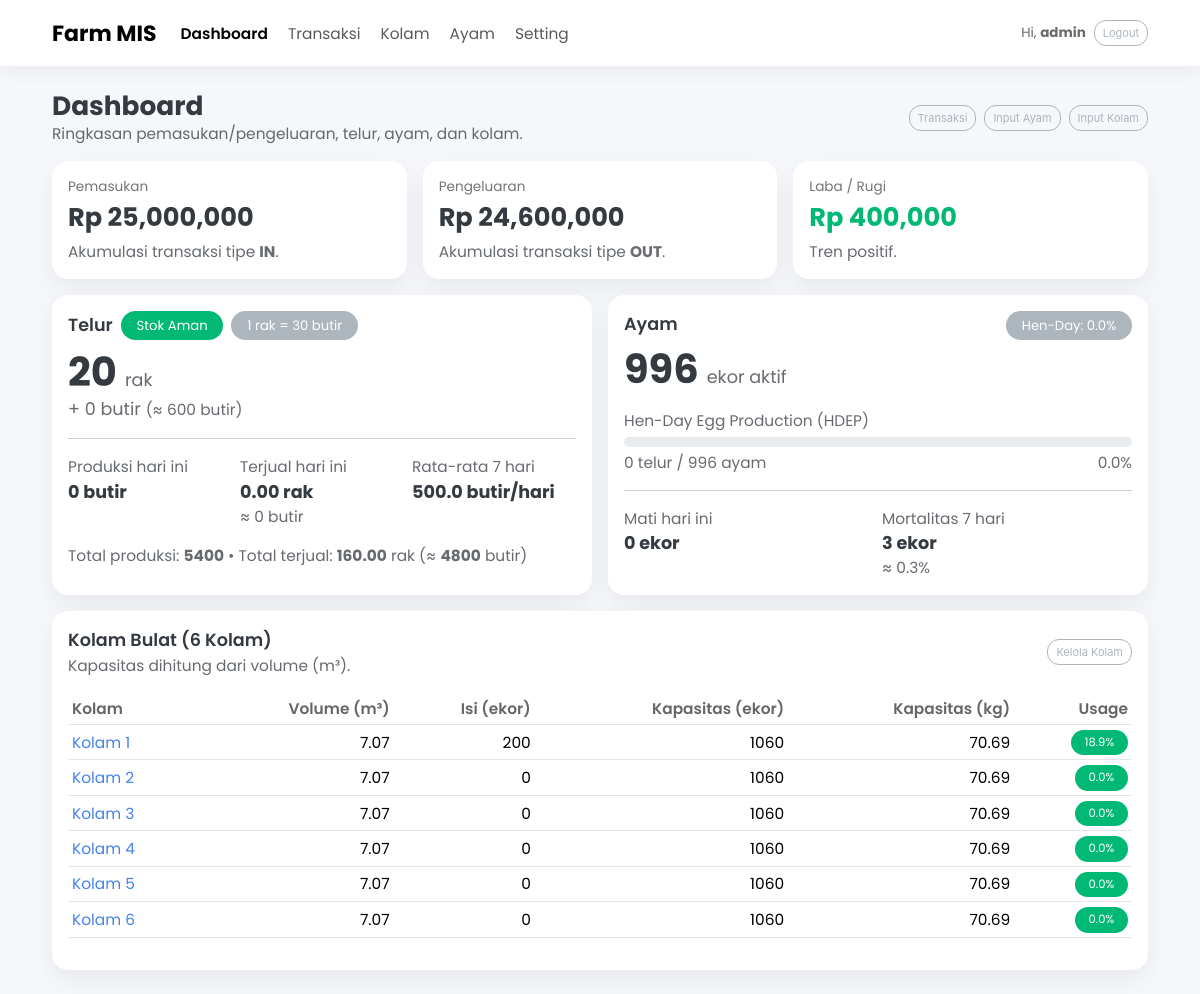
The page /dashboard (signed in) on the database its author committed.
### app.py (models this page shows, shortened)
class User(UserMixin, db.Model):
    id = db.Column(db.Integer, primary_key=True)
    username = db.Column(db.String(80), unique=True, nullable=False)
    password_hash = db.Column(db.String(255), nullable=False)
    role = db.Column(db.String(20), default="admin")

class Pond(db.Model):
    id = db.Column(db.Integer, primary_key=True)
    name = db.Column(db.String(80), nullable=False)
    shape = db.Column(db.String(20), default="circular")  # circular
    diameter_m = db.Column(db.Float, default=3.0)
    water_depth_m = db.Column(db.Float, default=1.0)
    stocking_rate_fish_per_m3 = db.Column(db.Float, default=150.0)   # ekor / m³
    biomass_capacity_kg_per_m3 = db.Column(db.Float, default=10.0)   # kg / m³
    def volume_m3(self) -> float:
        r = (self.diameter_m or 0) / 2.0
        h = (self.water_depth_m or 0)
        return math.pi * (r ** 2) * h
    def capacity_fish_count(self) -> int:
        return int(round(self.volume_m3() * (self.stocking_rate_fish_per_m3 or 0)))
    def capacity_biomass_kg(self) -> float:
        return float(self.volume_m3() * (self.biomass_capacity_kg_per_m3 or 0))

### app.py (the view)
@app.get("/dashboard")
@login_required
def dashboard():
    today = date.today()
    start_7d = today - timedelta(days=6)
    total_in = db.session.query(db.func.coalesce(db.func.sum(Transaction.total), 0.0))\
        .filter(Transaction.tipe == "IN").scalar()
    total_out = db.session.query(db.func.coalesce(db.func.sum(Transaction.total), 0.0))\
        .filter(Transaction.tipe == "OUT").scalar()
    profit = (total_in or 0) - (total_out or 0)
    eggs_per_rack = parse_int(get_setting("EGGS_PER_RACK", "30"), 30)
    telur = Product.query.filter_by(name="Telur").first()
    eggs_produced = db.session.query(db.func.coalesce(db.func.sum(ChickenDailyLog.eggs_count), 0)).scalar()
    racks_sold = 0.0
    if telur:
        racks_sold = db.session.query(db.func.coalesce(db.func.sum(Transaction.qty), 0.0))\
            .filter(Transaction.tipe == "IN", Transaction.product_id == telur.id).scalar()
    eggs_sold = int(round((racks_sold or 0) * eggs_per_rack))
    eggs_stock_raw = int((eggs_produced or 0) - eggs_sold)
    stock_warning = eggs_stock_raw < 0
    eggs_stock = max(0, eggs_stock_raw)
    stock_racks = eggs_stock // eggs_per_rack if eggs_per_rack > 0 else 0
    stock_eggs_rem = eggs_stock % eggs_per_rack if eggs_per_rack > 0 else eggs_stock
    flock = Flock.query.order_by(Flock.id.asc()).first()
    chicken_current_raw = 0
    if flock:
        dead_all = db.session.query(db.func.coalesce(db.func.sum(ChickenDailyLog.dead_count), 0))\
            .filter(ChickenDailyLog.flock_id == flock.id).scalar()
        chicken_current_raw = int((flock.initial_count or 0) - (dead_all or 0))
    chicken_warning = chicken_current_raw < 0
    chicken_current = max(0, chicken_current_raw)
    eggs_today = 0
    dead_today = 0
    eggs_7d = 0
    dead_7d = 0
    if flock:
        eggs_today = db.session.query(db.func.coalesce(db.func.sum(ChickenDailyLog.eggs_count), 0))\
            .filter(ChickenDailyLog.flock_id == flock.id, ChickenDailyLog.tgl == today).scalar()
        dead_today = db.session.query(db.func.coalesce(db.func.sum(ChickenDailyLog.dead_count), 0))\
            .filter(ChickenDailyLog.flock_id == flock.id, ChickenDailyLog.tgl == today).scalar()
        eggs_7d = db.session.query(db.func.coalesce(db.func.sum(ChickenDailyLog.eggs_count), 0))\
            .filter(ChickenDailyLog.flock_id == flock.id, ChickenDailyLog.tgl >= start_7d, ChickenDailyLog.tgl <= today).scalar()
        dead_7d = db.session.query(db.func.coalesce(db.func.sum(ChickenDailyLog.dead_count), 0))\
            .filter(ChickenDailyLog.flock_id == flock.id, ChickenDailyLog.tgl >= start_7d, ChickenDailyLog.tgl <= today).scalar()
    eggs_today = int(eggs_today or 0)
    dead_today = int(dead_today or 0)
    eggs_7d = int(eggs_7d or 0)
    dead_7d = int(dead_7d or 0)
    avg_eggs_7d = round(eggs_7d / 7.0, 1)
    hen_day_pct = 0.0
    if chicken_current > 0:
        hen_day_pct = round((eggs_today / chicken_current) * 100.0, 1)
    hen_day_pct_clamped = max(0.0, min(hen_day_pct, 100.0))
    mortality_7d_pct = 0.0
    if chicken_current > 0:
        mortality_7d_pct = round((dead_7d / chicken_current) * 100.0, 2)
    racks_sold_today = 0.0
    if telur:
        racks_sold_today = db.session.query(db.func.coalesce(db.func.sum(Transaction.qty), 0.0))\
            .filter(Transaction.tipe == "IN", Transaction.product_id == telur.id, Transaction.tgl == today).scalar()
    racks_sold_today = float(racks_sold_today or 0.0)
    eggs_sold_today = int(round(racks_sold_today * eggs_per_rack))
    ponds = Pond.query.order_by(Pond.id.asc()).all()
    pond_cards = []
    for p in ponds:
        stocked = db.session.query(db.func.coalesce(db.func.sum(FishEvent.count), 0))\
            .filter(FishEvent.pond_id == p.id, FishEvent.event_type == "STOCK").scalar()
        harvested = db.session.query(db.func.coalesce(db.func.sum(FishEvent.count), 0))\
            .filter(FishEvent.pond_id == p.id, FishEvent.event_type == "HARVEST").scalar()
        dead = db.session.query(db.func.coalesce(db.func.sum(FishEvent.count), 0))\
            .filter(FishEvent.pond_id == p.id, FishEvent.event_type == "MORTALITY").scalar()
        current = int((stocked or 0) - (harvested or 0) - (dead or 0))
        cap_fish = p.capacity_fish_count()
        cap_kg = p.capacity_biomass_kg()
        vol = round(p.volume_m3(), 2)
        usage = 0 if cap_fish <= 0 else round(current / cap_fish * 100, 1)
        pond_cards.append({
            "pond": p,
            "current": current,
            "cap_fish": cap_fish,
            "cap_kg": round(cap_kg, 2),
            "vol": vol,
            "usage": usage
        })
    return render_template(
        "dashboard.html",
        total_in=total_in or 0,
        total_out=total_out or 0,
        profit=profit,
        eggs_per_rack=eggs_per_rack,
        eggs_produced=eggs_produced or 0,
        racks_sold=racks_sold or 0,
        eggs_sold=eggs_sold,
        eggs_stock=eggs_stock,
        eggs_stock_raw=eggs_stock_raw,
        stock_warning=stock_warning,
        stock_racks=stock_racks,
        stock_eggs_rem=stock_eggs_rem,
        chicken_current=chicken_current,
        chicken_current_raw=chicken_current_raw,
        chicken_warning=chicken_warning,
        eggs_today=eggs_today,
        dead_today=dead_today,
        eggs_7d=eggs_7d,
        dead_7d=dead_7d,
        avg_eggs_7d=avg_eggs_7d,
        hen_day_pct=hen_day_pct,
        hen_day_pct_clamped=hen_day_pct_clamped,
        mortality_7d_pct=mortality_7d_pct,
        racks_sold_today=racks_sold_today,
        eggs_sold_today=eggs_sold_today,
        pond_cards=pond_cards
    )

### templates/dashboard.html (shortened to what this page needs)
{% extends "base.html" %}
{% block content %}
{% set profit_is_pos = (profit or 0) >= 0 %}
{% set hdep_show = hen_day_pct_clamped %}
{% set stock_level =
  'text-bg-success' if eggs_stock >= (eggs_per_rack*3)
  else ('text-bg-warning' if eggs_stock >= eggs_per_rack else 'text-bg-danger')
%}
{% set stock_label =
  'Aman' if eggs_stock >= (eggs_per_rack*3)
  else ('Menipis' if eggs_stock >= eggs_per_rack else 'Kritis')
%}
<div class="d-flex flex-wrap justify-content-between align-items-center gap-2 mb-3">
  <div>
    <h4 class="fw-bold mb-0">Dashboard</h4>
    <div class="text-muted small">Ringkasan pemasukan/pengeluaran, telur, ayam, dan kolam.</div>
  </div>
  <div class="d-flex gap-2">
    <a class="btn btn-outline-secondary btn-sm" href="{{ url_for('transactions') }}">Transaksi</a>
    <a class="btn btn-outline-secondary btn-sm" href="{{ url_for('flocks') }}">Input Ayam</a>
    <a class="btn btn-outline-secondary btn-sm" href="{{ url_for('ponds') }}">Input Kolam</a>
  </div>
</div>
<div class="row g-3">
  <div class="col-md-4">
    <div class="card h-100">
      <div class="card-body">
        <div class="kpi-title">Pemasukan</div>
        <div class="kpi-value">Rp {{ "{:,.0f}".format(total_in) }}</div>
        <div class="small text-muted mt-1">Akumulasi transaksi tipe <b>IN</b>.</div>
      </div>
    </div>
  </div>
  <div class="col-md-4">
    <div class="card h-100">
      <div class="card-body">
        <div class="kpi-title">Pengeluaran</div>
        <div class="kpi-value">Rp {{ "{:,.0f}".format(total_out) }}</div>
        <div class="small text-muted mt-1">Akumulasi transaksi tipe <b>OUT</b>.</div>
      </div>
    </div>
  </div>
  <div class="col-md-4">
    <div class="card h-100">
      <div class="card-body">
        <div class="kpi-title">Laba / Rugi</div>
        <div class="kpi-value {% if profit_is_pos %}text-success{% else %}text-danger{% endif %}">
          Rp {{ "{:,.0f}".format(profit) }}
        </div>
        <div class="small text-muted mt-1">
          {% if profit_is_pos %}Tren positif.{% else %}Perlu evaluasi biaya/penjualan.{% endif %}
        </div>
      </div>
    </div>
  </div>
  <div class="col-md-6">
    <div class="card h-100">
      <div class="card-body">
        <div class="d-flex justify-content-between align-items-start gap-2">
          <div>
            <div class="d-flex align-items-center gap-2">
              <div class="fw-semibold">Telur</div>
              <span class="badge {{ stock_level }}">Stok {{ stock_label }}</span>
              <span class="badge text-bg-secondary">1 rak = {{ eggs_per_rack }} butir</span>
            </div>
            <div class="d-flex align-items-baseline gap-2 mt-2">
              <div class="display-6 fw-bold mb-0">{{ stock_racks }}</div>
              <div class="text-muted">rak</div>
            </div>
            <div class="text-muted">
              + {{ stock_eggs_rem }} butir <span class="small">(≈ {{ eggs_stock }} butir)</span>
            </div>
          </div>
        </div>
        <hr class="my-3">
        <div class="row g-2">
          <div class="col-4">
            <div class="small text-muted">Produksi hari ini</div>
            <div class="fw-bold">{{ eggs_today }} butir</div>
          </div>
          <div class="col-4">
            <div class="small text-muted">Terjual hari ini</div>
            <div class="fw-bold">{{ "%.2f"|format(racks_sold_today) }} rak</div>
            <div class="small text-muted">≈ {{ eggs_sold_today }} butir</div>
          </div>
          <div class="col-4">
            <div class="small text-muted">Rata-rata 7 hari</div>
            <div class="fw-bold">{{ avg_eggs_7d }} butir/hari</div>
          </div>
        </div>
        <div class="mt-3 small text-muted">
          Total produksi: <b>{{ eggs_produced }}</b> • Total terjual: <b>{{ "%.2f"|format(racks_sold) }}</b> rak (≈ <b>{{ eggs_sold }}</b> butir)
        </div>
      </div>
    </div>
  </div>
  <div class="col-md-6">
    <div class="card h-100">
      <div class="card-body">
        <div class="d-flex justify-content-between align-items-start gap-2">
          <div>
            <div class="fw-semibold">Ayam</div>
            <div class="d-flex align-items-baseline gap-2 mt-2">
              <div class="display-6 fw-bold mb-0">{{ chicken_current }}</div>
              <div class="text-muted">ekor aktif</div>
            </div>
          </div>
          <span class="badge
            {% if hen_day_pct > 100 %}text-bg-danger
            {% elif hdep_show >= 80 %}text-bg-success
            {% elif hdep_show >= 60 %}text-bg-warning
            {% else %}text-bg-secondary{% endif %}">
            Hen-Day: {{ hdep_show }}%
          </span>
        </div>
        <div class="mt-3">
          <div class="small text-muted mb-1">Hen-Day Egg Production (HDEP)</div>
          <div class="progress" role="progressbar" aria-valuenow="{{ hdep_show }}" aria-valuemin="0" aria-valuemax="100" style="height: 10px;">
          </div>
          <div class="d-flex justify-content-between small text-muted mt-1">
            <span>{{ eggs_today }} telur / {{ chicken_current }} ayam</span>
            <span>{{ hdep_show }}%</span>
          </div>
        </div>
        <hr class="my-3">
        <div class="row g-2">
          <div class="col-6">
            <div class="small text-muted">Mati hari ini</div>
            <div class="fw-bold">{{ dead_today }} ekor</div>
          </div>
          <div class="col-6">
            <div class="small text-muted">Mortalitas 7 hari</div>
            <div class="fw-bold">{{ dead_7d }} ekor</div>
            <div class="small text-muted">≈ {{ mortality_7d_pct }}%</div>
          </div>
        </div>
      </div>
    </div>
  </div>
  <div class="col-12">
    <div class="card">
      <div class="card-body">
        <div class="d-flex justify-content-between align-items-center gap-2">
          <div>
            <div class="fw-semibold">Kolam Bulat (6 Kolam)</div>
            <div class="small text-muted">Kapasitas dihitung dari volume (m³).</div>
          </div>
          <a class="btn btn-outline-secondary btn-sm" href="{{ url_for('ponds') }}">Kelola Kolam</a>
        </div>
        <div class="table-responsive mt-3">
          <table class="table table-sm table-hover align-middle">
            <thead>
              <tr>
                <th>Kolam</th>
                <th class="text-end">Volume (m³)</th>
                <th class="text-end">Isi (ekor)</th>
                <th class="text-end">Kapasitas (ekor)</th>
                <th class="text-end">Kapasitas (kg)</th>
                <th class="text-end">Usage</th>
              </tr>
            </thead>
            <tbody>
            {% for x in pond_cards %}
              <tr>
                <td><a class="text-decoration-none" href="{{ url_for('pond_detail', pond_id=x.pond.id) }}">{{ x.pond.name }}</a></td>
                <td class="text-end">{{ x.vol }}</td>
                <td class="text-end">{{ x.current }}</td>
                <td class="text-end">{{ x.cap_fish }}</td>
                <td class="text-end">{{ x.cap_kg }}</td>
                <td class="text-end">
                  <span class="badge {% if x.usage >= 90 %}text-bg-danger{% elif x.usage >= 70 %}text-bg-warning{% else %}text-bg-success{% endif %}">
                    {{ x.usage }}%
                  </span>
                </td>
              </tr>
            {% endfor %}
            </tbody>
          </table>
        </div>
      </div>
    </div>
  </div>
</div>
{% endblock %}

### templates/base.html (shortened to what this page needs)
<!doctype html>
<html lang="id">
<head>
  <link rel="stylesheet"
        href="https://cdnjs.cloudflare.com/ajax/libs/bootswatch/5.3.8/litera/bootstrap.min.css">
</head>
<body>
  {% set ep = request.endpoint or "" %}
  {% if ep not in ["login", "login_post"] %}
  <nav class="navbar navbar-expand-lg bg-white">
    <div class="container-fluid wrap py-1">
      <a class="navbar-brand fw-bold" href="{{ url_for('dashboard') }}">Farm MIS</a>
      <div class="collapse navbar-collapse" id="navFarm">
        <ul class="navbar-nav me-auto gap-lg-1">
          <li class="nav-item"><a class="nav-link {% if ep=='dashboard' %}active fw-semibold{% endif %}" href="{{ url_for('dashboard') }}">Dashboard</a></li>
          <li class="nav-item"><a class="nav-link {% if ep=='transactions' %}active fw-semibold{% endif %}" href="{{ url_for('transactions') }}">Transaksi</a></li>
          <li class="nav-item"><a class="nav-link {% if ep in ['ponds','pond_detail'] %}active fw-semibold{% endif %}" href="{{ url_for('ponds') }}">Kolam</a></li>
          <li class="nav-item"><a class="nav-link {% if ep in ['flocks','flock_detail'] %}active fw-semibold{% endif %}" href="{{ url_for('flocks') }}">Ayam</a></li>
          <li class="nav-item"><a class="nav-link {% if ep=='settings' %}active fw-semibold{% endif %}" href="{{ url_for('settings') }}">Setting</a></li>
        </ul>
        <div class="d-flex align-items-center gap-2">
          {% if current_user.is_authenticated %}
            <span class="small text-muted">Hi, <b>{{ current_user.username }}</b></span>
            <a class="btn btn-outline-secondary btn-sm" href="{{ url_for('logout') }}">Logout</a>
          {% endif %}
        </div>
      </div>
    </div>
  </nav>
  {% endif %}
  <main class="container-fluid wrap py-4">
    {% block content %}{% endblock %}
  </main>
</body>
</html>

### rows shown on the page
User: username "admin"
Pond: pond.name "Kolam 1"
Pond: pond.name "Kolam 2"
Pond: pond.name "Kolam 3"
Pond: pond.name "Kolam 4"
Pond: pond.name "Kolam 5"
Pond: pond.name "Kolam 6"

### other values the page prints
{{ "{:,.0f}".format(total_in) }} "25,000,000"
{{ "{:,.0f}".format(total_out) }} "24,600,000"
{{ "{:,.0f}".format(profit) }} "400,000"
{{ stock_label }} "Aman"
{{ eggs_per_rack }} "30"
{{ stock_racks }} "20"
{{ stock_eggs_rem }} "0"
{{ eggs_stock }} "600"
{{ eggs_today }} "0"
{{ "%.2f"|format(racks_sold_today) }} "0.00"
{{ eggs_sold_today }} "0"
{{ avg_eggs_7d }} "500.0"
{{ eggs_produced }} "5400"
{{ "%.2f"|format(racks_sold) }} "160.00"
{{ eggs_sold }} "4800"
